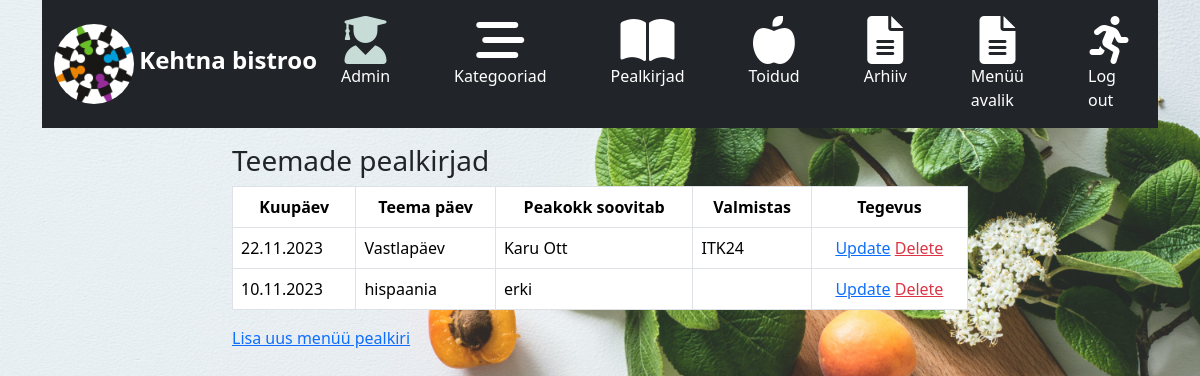
Page /app_admin/menuHeadlines_list/ on the earlier database version.
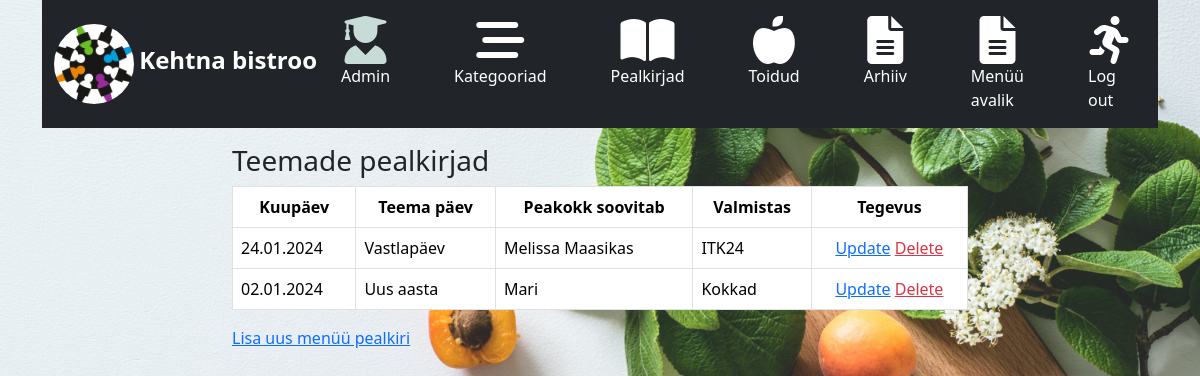
Same page on the later database version.
### app_admin/models.py (models this page shows, shortened)
class MenuHeadlines(models.Model):
    date = models.DateField()
    teema = models.CharField(max_length=255, null=True, blank=True)
    soovitab = models.CharField(max_length=255, null=True, blank=True)
    valmistas = models.CharField(max_length=255, null=True, blank=True)
    class Meta:
        ordering = ['-date']   # - märk annab sorteerimise nii et tuleviku kuupäevad on ennem ja vanemad allpool
        verbose_name_plural = 'menuheadlines'

### app_admin/views.py (the view)
# urls.py: path('menuHeadlines_list/', views.MenuHeadlinesListView.as_view(), name='menuHeadlines_list'),
class MenuHeadlinesListView(ListView):
    template_name = 'app_admin/menuHeadlines_list.html'
    model = MenuHeadlines
    context_object_name = 'menuHeadlines'  # see tuleb viewst

### app_admin/templates/app_admin/menuHeadlines_list.html (shortened to what this page needs)
{% extends 'base_admin.html' %}
{% block main %}
    <div class="row">
        <div class="col-8 mx-auto">
            <h3>Teemade pealkirjad</h3>
            <table class="table table-bordered table-hoover">
                <thead>
                <tr class="text-center">
                    <th>Kuupäev</th>
                    <th>Teema päev</th>
                    <th>Peakokk soovitab</th>
                    <th>Valmistas</th>
                    <th>Tegevus</th>
                </tr>
                </thead>
                <tbody>
                    {% for menuHeadline in menuHeadlines %}
                        <tr>
                            <td>{{ menuHeadline.date|date:"d.m.Y" }}</td>
                            <td>{% if menuHeadline.teema %}{{ menuHeadline.teema }} {% endif %}</td>
                            <td>{% if menuHeadline.soovitab %}{{ menuHeadline.soovitab }} {% endif %}</td>
                            <td>{% if menuHeadline.valmistas %}{{ menuHeadline.valmistas }} {% endif %}</td>
                            <td class="text-center">
                                    <a href="{% url 'app_admin:menuHeadlines_update' pk=menuHeadline.id %}">Update</a>
                                <a href="{% url 'app_admin:menuHeadlines_delete' pk=menuHeadline.id %}" class="text-danger">Delete</a>
                            </td>
                        </tr>
                    {% endfor %}
                </tbody>
            </table>
            <a href="{% url 'app_admin:menuHeadlines_create' %}">Lisa uus menüü pealkiri</a>
        </div>
    </div>
{% endblock %}

Differences in the rows shown:
removed MenuHeadlines: date "10.11.2023", teema "hispaania", soovitab "erki"
changed MenuHeadlines "Vastlapäev": date "22.11.2023" → "24.01.2024"; soovitab "Karu Ott" → "Melissa Maasikas"
added MenuHeadlines: date "02.01.2024", teema "Uus aasta", soovitab "Mari", valmistas "Kokkad"
